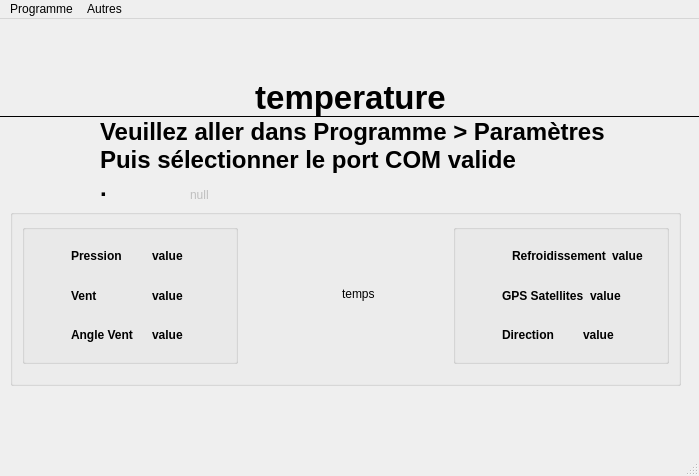
<?xml version="1.0" encoding="UTF-8"?>
<ui version="4.0">
 <class>MainWindow</class>
 <widget class="QMainWindow" name="MainWindow">
  <property name="windowModality">
   <enum>Qt::ApplicationModal</enum>
  </property>
  <property name="geometry">
   <rect>
    <x>0</x>
    <y>0</y>
    <width>699</width>
    <height>476</height>
   </rect>
  </property>
  <property name="minimumSize">
   <size>
    <width>0</width>
    <height>0</height>
   </size>
  </property>
  <property name="maximumSize">
   <size>
    <width>16777215</width>
    <height>16777215</height>
   </size>
  </property>
  <property name="windowTitle">
   <string>WeatherStation</string>
  </property>
  <property name="windowIcon">
   <iconset resource="logo/logo.qrc">
    <normaloff>:/rc/icon.png</normaloff>:/rc/icon.png</iconset>
  </property>
  <widget class="QWidget" name="centralwidget">
   <widget class="QGroupBox" name="groupBox_2">
    <property name="geometry">
     <rect>
      <x>10</x>
      <y>190</y>
      <width>671</width>
      <height>177</height>
     </rect>
    </property>
    <property name="styleSheet">
     <string notr="true"/>
    </property>
    <property name="title">
     <string/>
    </property>
    <property name="flat">
     <bool>true</bool>
    </property>
    <layout class="QHBoxLayout" name="horizontalLayout_8">
     <property name="spacing">
      <number>0</number>
     </property>
     <property name="topMargin">
      <number>9</number>
     </property>
     <property name="bottomMargin">
      <number>19</number>
     </property>
     <item>
      <widget class="QGroupBox" name="Group1">
       <property name="autoFillBackground">
        <bool>false</bool>
       </property>
       <property name="styleSheet">
        <string notr="true"/>
       </property>
       <property name="title">
        <string/>
       </property>
       <layout class="QVBoxLayout" name="verticalLayout_2">
        <item>
         <layout class="QVBoxLayout" name="verticalLayout">
          <item>
           <layout class="QHBoxLayout" name="horizontalLayout">
            <item>
             <widget class="QLabel" name="PressionIco">
              <property name="enabled">
               <bool>true</bool>
              </property>
              <property name="maximumSize">
               <size>
                <width>31</width>
                <height>31</height>
               </size>
              </property>
              <property name="text">
               <string/>
              </property>
              <property name="pixmap">
               <pixmap resource="logo/logo.qrc">:/rc/pression.png</pixmap>
              </property>
              <property name="scaledContents">
               <bool>true</bool>
              </property>
             </widget>
            </item>
            <item>
             <widget class="QLabel" name="PressionLabel">
              <property name="font">
               <font>
                <bold>true</bold>
               </font>
              </property>
              <property name="toolTip">
               <string>&lt;html&gt;&lt;head/&gt;&lt;body&gt;&lt;p&gt;Pression atmosphérique&lt;/p&gt;&lt;/body&gt;&lt;/html&gt;</string>
              </property>
              <property name="whatsThis">
               <string/>
              </property>
              <property name="text">
               <string>Pression</string>
              </property>
             </widget>
            </item>
            <item>
             <widget class="QLabel" name="Pression">
              <property name="font">
               <font>
                <bold>true</bold>
               </font>
              </property>
              <property name="toolTip">
               <string/>
              </property>
              <property name="whatsThis">
               <string/>
              </property>
              <property name="text">
               <string>value</string>
              </property>
             </widget>
            </item>
           </layout>
          </item>
          <item>
           <layout class="QHBoxLayout" name="horizontalLayout_2">
            <item>
             <widget class="QLabel" name="VentIco">
              <property name="enabled">
               <bool>true</bool>
              </property>
              <property name="maximumSize">
               <size>
                <width>31</width>
                <height>31</height>
               </size>
              </property>
              <property name="text">
               <string/>
              </property>
              <property name="pixmap">
               <pixmap resource="logo/logo.qrc">:/rc/vent.png</pixmap>
              </property>
              <property name="scaledContents">
               <bool>true</bool>
              </property>
             </widget>
            </item>
            <item>
             <widget class="QLabel" name="PressionLabel_2">
              <property name="font">
               <font>
                <bold>true</bold>
               </font>
              </property>
              <property name="toolTip">
               <string>&lt;html&gt;&lt;head/&gt;&lt;body&gt;&lt;p&gt;Vitesse du vent&lt;/p&gt;&lt;/body&gt;&lt;/html&gt;</string>
              </property>
              <property name="whatsThis">
               <string/>
              </property>
              <property name="text">
               <string>Vent</string>
              </property>
             </widget>
            </item>
            <item>
             <widget class="QLabel" name="Vent">
              <property name="font">
               <font>
                <bold>true</bold>
               </font>
              </property>
              <property name="toolTip">
               <string/>
              </property>
              <property name="whatsThis">
               <string/>
              </property>
              <property name="text">
               <string>value</string>
              </property>
             </widget>
            </item>
           </layout>
          </item>
          <item>
           <layout class="QHBoxLayout" name="horizontalLayout_3">
            <item>
             <widget class="QLabel" name="RapporterIco">
              <property name="enabled">
               <bool>true</bool>
              </property>
              <property name="maximumSize">
               <size>
                <width>31</width>
                <height>31</height>
               </size>
              </property>
              <property name="text">
               <string/>
              </property>
              <property name="pixmap">
               <pixmap resource="logo/logo.qrc">:/rc/rapporteur.png</pixmap>
              </property>
              <property name="scaledContents">
               <bool>true</bool>
              </property>
             </widget>
            </item>
            <item>
             <widget class="QLabel" name="RapporterLabel">
              <property name="font">
               <font>
                <bold>true</bold>
               </font>
              </property>
              <property name="toolTip">
               <string>&lt;html&gt;&lt;head/&gt;&lt;body&gt;&lt;p&gt;Angle du vent&lt;br/&gt;&lt;/p&gt;&lt;/body&gt;&lt;/html&gt;</string>
              </property>
              <property name="whatsThis">
               <string/>
              </property>
              <property name="text">
               <string>Angle Vent</string>
              </property>
             </widget>
            </item>
            <item>
             <widget class="QLabel" name="Rapporter">
              <property name="font">
               <font>
                <bold>true</bold>
               </font>
              </property>
              <property name="toolTip">
               <string/>
              </property>
              <property name="whatsThis">
               <string/>
              </property>
              <property name="text">
               <string>value</string>
              </property>
             </widget>
            </item>
           </layout>
          </item>
         </layout>
        </item>
       </layout>
      </widget>
     </item>
     <item>
      <layout class="QHBoxLayout" name="horizontalLayout_7">
       <property name="leftMargin">
        <number>62</number>
       </property>
       <item>
        <widget class="QLabel" name="TimeIco">
         <property name="maximumSize">
          <size>
           <width>42</width>
           <height>39</height>
          </size>
         </property>
         <property name="text">
          <string/>
         </property>
         <property name="pixmap">
          <pixmap resource="logo/logo.qrc">:/rc/time.png</pixmap>
         </property>
         <property name="scaledContents">
          <bool>true</bool>
         </property>
        </widget>
       </item>
       <item>
        <widget class="QLabel" name="Time">
         <property name="text">
          <string>temps</string>
         </property>
        </widget>
       </item>
      </layout>
     </item>
     <item>
      <widget class="QGroupBox" name="Group2">
       <property name="styleSheet">
        <string notr="true">/*border: 0</string>
       </property>
       <property name="title">
        <string/>
       </property>
       <layout class="QVBoxLayout" name="verticalLayout_4">
        <item>
         <layout class="QHBoxLayout" name="horizontalLayout_4">
          <item>
           <widget class="QLabel" name="RefroidissementICO">
            <property name="enabled">
             <bool>true</bool>
            </property>
            <property name="minimumSize">
             <size>
              <width>41</width>
              <height>31</height>
             </size>
            </property>
            <property name="maximumSize">
             <size>
              <width>41</width>
              <height>31</height>
             </size>
            </property>
            <property name="text">
             <string/>
            </property>
            <property name="pixmap">
             <pixmap resource="logo/logo.qrc">:/rc/eolien.png</pixmap>
            </property>
            <property name="scaledContents">
             <bool>true</bool>
            </property>
           </widget>
          </item>
          <item>
           <widget class="QLabel" name="RefroidissementLabel">
            <property name="font">
             <font>
              <bold>true</bold>
             </font>
            </property>
            <property name="toolTip">
             <string>&lt;html&gt;&lt;head/&gt;&lt;body&gt;&lt;p&gt;Refroidissement éolien.&lt;/p&gt;&lt;/body&gt;&lt;/html&gt;</string>
            </property>
            <property name="whatsThis">
             <string/>
            </property>
            <property name="text">
             <string>Refroidissement</string>
            </property>
           </widget>
          </item>
          <item>
           <widget class="QLabel" name="Refroidissement">
            <property name="font">
             <font>
              <bold>true</bold>
             </font>
            </property>
            <property name="toolTip">
             <string/>
            </property>
            <property name="whatsThis">
             <string/>
            </property>
            <property name="text">
             <string>value</string>
            </property>
           </widget>
          </item>
         </layout>
        </item>
        <item>
         <layout class="QHBoxLayout" name="horizontalLayout_5">
          <item>
           <widget class="QLabel" name="GPSIco">
            <property name="enabled">
             <bool>true</bool>
            </property>
            <property name="minimumSize">
             <size>
              <width>1</width>
              <height>1</height>
             </size>
            </property>
            <property name="maximumSize">
             <size>
              <width>31</width>
              <height>21</height>
             </size>
            </property>
            <property name="text">
             <string/>
            </property>
            <property name="pixmap">
             <pixmap resource="logo/logo.qrc">:/rc/gps.png</pixmap>
            </property>
            <property name="scaledContents">
             <bool>true</bool>
            </property>
            <property name="alignment">
             <set>Qt::AlignRight|Qt::AlignTrailing|Qt::AlignVCenter</set>
            </property>
            <property name="wordWrap">
             <bool>false</bool>
            </property>
           </widget>
          </item>
          <item>
           <widget class="QLabel" name="GPSLabel">
            <property name="font">
             <font>
              <bold>true</bold>
             </font>
            </property>
            <property name="toolTip">
             <string>&lt;html&gt;&lt;head/&gt;&lt;body&gt;&lt;p&gt;Nombre de satellites&lt;/p&gt;&lt;/body&gt;&lt;/html&gt;</string>
            </property>
            <property name="whatsThis">
             <string/>
            </property>
            <property name="text">
             <string>GPS Satellites</string>
            </property>
           </widget>
          </item>
          <item>
           <widget class="QLabel" name="GPS">
            <property name="font">
             <font>
              <bold>true</bold>
             </font>
            </property>
            <property name="toolTip">
             <string/>
            </property>
            <property name="whatsThis">
             <string/>
            </property>
            <property name="text">
             <string>value</string>
            </property>
           </widget>
          </item>
         </layout>
        </item>
        <item>
         <layout class="QHBoxLayout" name="horizontalLayout_6">
          <item>
           <widget class="QLabel" name="DirectionICO">
            <property name="enabled">
             <bool>true</bool>
            </property>
            <property name="minimumSize">
             <size>
              <width>31</width>
              <height>31</height>
             </size>
            </property>
            <property name="maximumSize">
             <size>
              <width>31</width>
              <height>31</height>
             </size>
            </property>
            <property name="text">
             <string/>
            </property>
            <property name="pixmap">
             <pixmap resource="logo/logo.qrc">:/rc/aiguille.png</pixmap>
            </property>
            <property name="scaledContents">
             <bool>true</bool>
            </property>
           </widget>
          </item>
          <item>
           <widget class="QLabel" name="DirectionLabel">
            <property name="font">
             <font>
              <bold>true</bold>
             </font>
            </property>
            <property name="toolTip">
             <string>&lt;html&gt;&lt;head/&gt;&lt;body&gt;&lt;p&gt;Direction du port météo&lt;/p&gt;&lt;/body&gt;&lt;/html&gt;</string>
            </property>
            <property name="whatsThis">
             <string/>
            </property>
            <property name="text">
             <string>Direction</string>
            </property>
           </widget>
          </item>
          <item>
           <widget class="QLabel" name="Direction">
            <property name="font">
             <font>
              <bold>true</bold>
             </font>
            </property>
            <property name="toolTip">
             <string/>
            </property>
            <property name="whatsThis">
             <string/>
            </property>
            <property name="text">
             <string>value</string>
            </property>
           </widget>
          </item>
         </layout>
        </item>
       </layout>
      </widget>
     </item>
    </layout>
   </widget>
   <widget class="QLabel" name="LabelTemp">
    <property name="geometry">
     <rect>
      <x>0</x>
      <y>60</y>
      <width>701</width>
      <height>38</height>
     </rect>
    </property>
    <property name="font">
     <font>
      <family>Arial</family>
      <pointsize>25</pointsize>
      <bold>true</bold>
     </font>
    </property>
    <property name="toolTip">
     <string>&lt;html&gt;&lt;head/&gt;&lt;body&gt;&lt;p&gt;Température de l'air.&lt;/p&gt;&lt;/body&gt;&lt;/html&gt;</string>
    </property>
    <property name="styleSheet">
     <string notr="true">border-bottom-width: 1px;
border-bottom-style: solid;
border-radius: 0px;</string>
    </property>
    <property name="frameShape">
     <enum>QFrame::NoFrame</enum>
    </property>
    <property name="text">
     <string>temperature</string>
    </property>
    <property name="textFormat">
     <enum>Qt::AutoText</enum>
    </property>
    <property name="scaledContents">
     <bool>true</bool>
    </property>
    <property name="alignment">
     <set>Qt::AlignCenter</set>
    </property>
   </widget>
   <widget class="QLabel" name="LabelError">
    <property name="geometry">
     <rect>
      <x>100</x>
      <y>100</y>
      <width>551</width>
      <height>81</height>
     </rect>
    </property>
    <property name="font">
     <font>
      <pointsize>18</pointsize>
      <bold>true</bold>
     </font>
    </property>
    <property name="text">
     <string>Veuillez aller dans Programme &gt; Paramètres
Puis sélectionner le port COM valide
.</string>
    </property>
    <property name="scaledContents">
     <bool>false</bool>
    </property>
    <property name="wordWrap">
     <bool>true</bool>
    </property>
   </widget>
   <widget class="QLabel" name="Invalide">
    <property name="enabled">
     <bool>false</bool>
    </property>
    <property name="geometry">
     <rect>
      <x>190</x>
      <y>160</y>
      <width>311</width>
      <height>31</height>
     </rect>
    </property>
    <property name="text">
     <string>null</string>
    </property>
    <property name="wordWrap">
     <bool>true</bool>
    </property>
   </widget>
   <widget class="QLabel" name="TempIco">
    <property name="geometry">
     <rect>
      <x>260</x>
      <y>60</y>
      <width>41</width>
      <height>41</height>
     </rect>
    </property>
    <property name="maximumSize">
     <size>
      <width>31313</width>
      <height>1331313</height>
     </size>
    </property>
    <property name="styleSheet">
     <string notr="true">background-color: rgba(0,0,0,0)</string>
    </property>
    <property name="midLineWidth">
     <number>1</number>
    </property>
    <property name="text">
     <string/>
    </property>
    <property name="pixmap">
     <pixmap resource="logo/logo.qrc">:/rc/temperature.png</pixmap>
    </property>
    <property name="scaledContents">
     <bool>true</bool>
    </property>
    <property name="margin">
     <number>0</number>
    </property>
    <property name="indent">
     <number>-1</number>
    </property>
   </widget>
  </widget>
  <widget class="QMenuBar" name="menubar">
   <property name="geometry">
    <rect>
     <x>0</x>
     <y>0</y>
     <width>699</width>
     <height>21</height>
    </rect>
   </property>
   <widget class="QMenu" name="menuProgramme">
    <property name="title">
     <string>Programme</string>
    </property>
    <addaction name="actionOptions"/>
    <addaction name="actionGraphique"/>
    <addaction name="actionConsole"/>
    <addaction name="actionQuitter"/>
   </widget>
   <widget class="QMenu" name="menuAutres">
    <property name="title">
     <string>Autres</string>
    </property>
    <addaction name="actionA_propos"/>
   </widget>
   <addaction name="menuProgramme"/>
   <addaction name="menuAutres"/>
  </widget>
  <widget class="QStatusBar" name="statusbar"/>
  <action name="actionOptions">
   <property name="icon">
    <iconset resource="logo/logo.qrc">
     <normaloff>:/rc/Martz90-Circle-Settings.512.ico</normaloff>:/rc/Martz90-Circle-Settings.512.ico</iconset>
   </property>
   <property name="text">
    <string>Paramètres</string>
   </property>
  </action>
  <action name="actionQuitter">
   <property name="icon">
    <iconset resource="logo/logo.qrc">
     <normaloff>:/rc/close.png</normaloff>:/rc/close.png</iconset>
   </property>
   <property name="text">
    <string>Quitter</string>
   </property>
  </action>
  <action name="actionConsole">
   <property name="icon">
    <iconset resource="logo/logo.qrc">
     <normaloff>:/rc/console.png</normaloff>:/rc/console.png</iconset>
   </property>
   <property name="text">
    <string>Console</string>
   </property>
  </action>
  <action name="actionA_propos">
   <property name="text">
    <string>A propos</string>
   </property>
  </action>
  <action name="actionGraphique">
   <property name="icon">
    <iconset resource="logo/logo.qrc">
     <normaloff>:/rc/graphique.png</normaloff>:/rc/graphique.png</iconset>
   </property>
   <property name="text">
    <string>Graphique</string>
   </property>
  </action>
 </widget>
 <resources>
  <include location="logo/logo.qrc"/>
 </resources>
 <connections/>
</ui>
